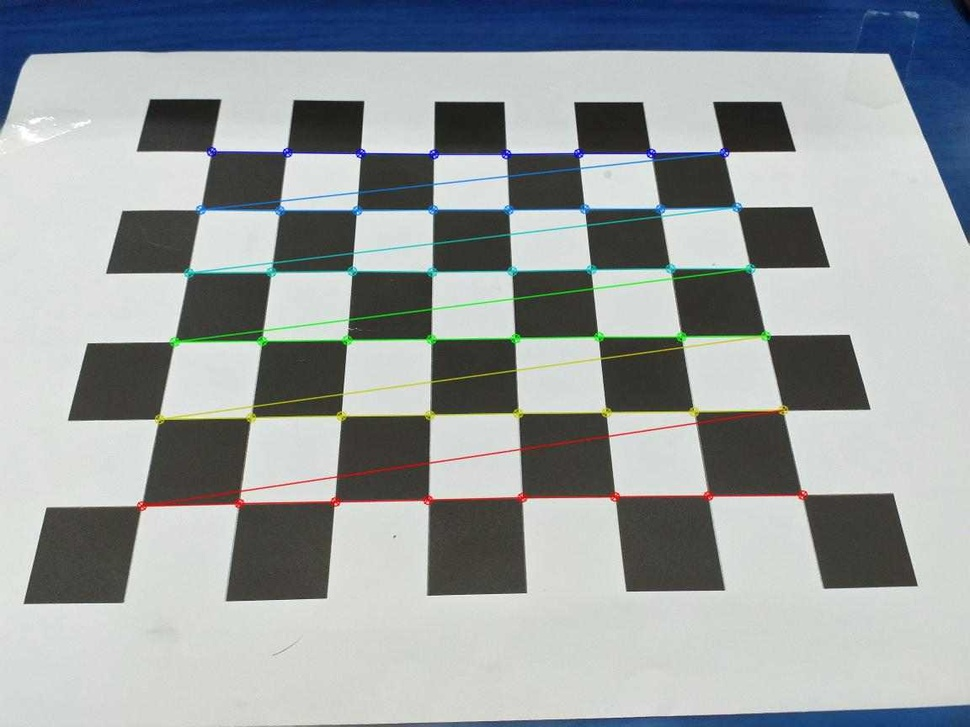
#> input picture Calibration/1.jpg, 970 x 727 px, shrunk from 1152 x 864 before the run, found by its file name
$ python Hough.py
#> lines starting #> are read from the running program, lines starting #| are printed output that depends on the picture; after the words box and inside, x2 and y2 are one past the last pixel; in counts of white or black regions, pixels touching at a corner belong together
### Detector/HarrisCorner.py
from scipy.ndimage import filters
import numpy as np
from PIL import Image
import matplotlib
import pylab

def compute_harris_response(im,sigma=3):
    imx=np.zeros(im.shape)
    filters.gaussian_filter(im,(sigma,sigma),(0,1),imx)
    imy=np.zeros(im.shape)
    filters.gaussian_filter(im,(sigma,sigma),(1,0),imy)

    Wxx=filters.gaussian_filter(imx*imx,sigma)
    Wxy=filters.gaussian_filter(imx*imy,sigma)
    Wyy=filters.gaussian_filter(imy*imy,sigma)

    Wdet=Wxx*Wyy-Wxy**2
    Wtr=Wxx+Wyy

    return Wdet/Wtr

def get_harris_points(harrisim,min_dist=10,threshold=0.1):
    corner_threshold=harrisim.max()*threshold
    harrisim_t=(harrisim>corner_threshold)*1

    coords=np.array(harrisim_t.nonzero()).T

    candidate_values=[harrisim[c[0],c[1]] for c in coords]
    index=np.argsort(candidate_values)

    allowed_locations=np.zeros(harrisim.shape)
    allowed_locations[min_dist:-min_dist,min_dist:-min_dist]=1

    filtered_coords=[]
    for i in index:
        if allowed_locations[coords[i,0],coords[i,1]]==1:
            filtered_coords.append(coords[i])
            allowed_locations[(coords[i,0]-min_dist):(coords[i,0]+min_dist),(coords[i,1]-min_dist):(coords[i,1]+min_dist)]
    return filtered_coords

# [15 lines left out: function plot_harris_points, not called in this run]

def harris_points(image,filtered_coords):
    point=([p[1] for p in filtered_coords],[p[0] for p in filtered_coords])
    return point

# [5 lines that do not run on import are left out]

### FittingGrouping/Hough/Hough.py
from PIL import Image
import numpy as np
import skimage.transform as st
import matplotlib.pyplot as plt
import Detector.HarrisCorner as harris

# 构建图片(二值图)
im = np.array(Image.open('1.jpg').convert('L'))
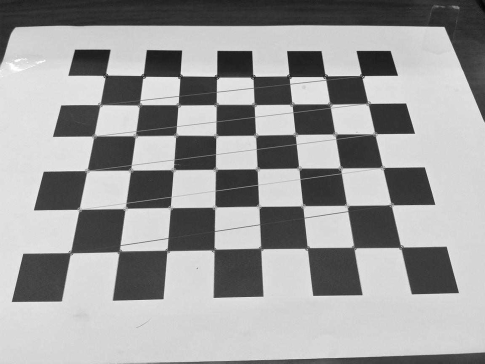
#> im: shape (727, 970) (shown at 1/2 size); min 3, max 255, mean 157.3
harrisim = harris.compute_harris_response(im)
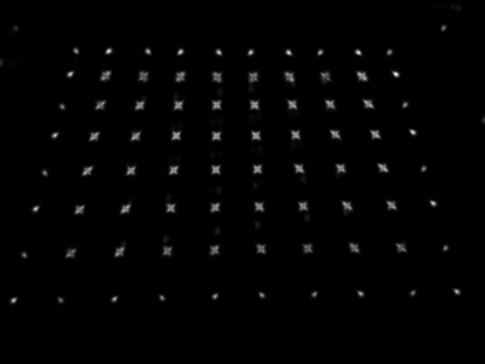
#> harrisim: shape (727, 970) float64 (shown at 1/2 size); min 4.32e-06, max 63.2, mean 0.7; drawn with min black and max white
filtered_coords = harris.get_harris_points(harrisim, 6)
#> in get_harris_points, `corner_threshold=harrisim.max()*threshold`: corner_threshold = 6.32
#> in get_harris_points, `harrisim_t=(harrisim>corner_threshold)*1`:
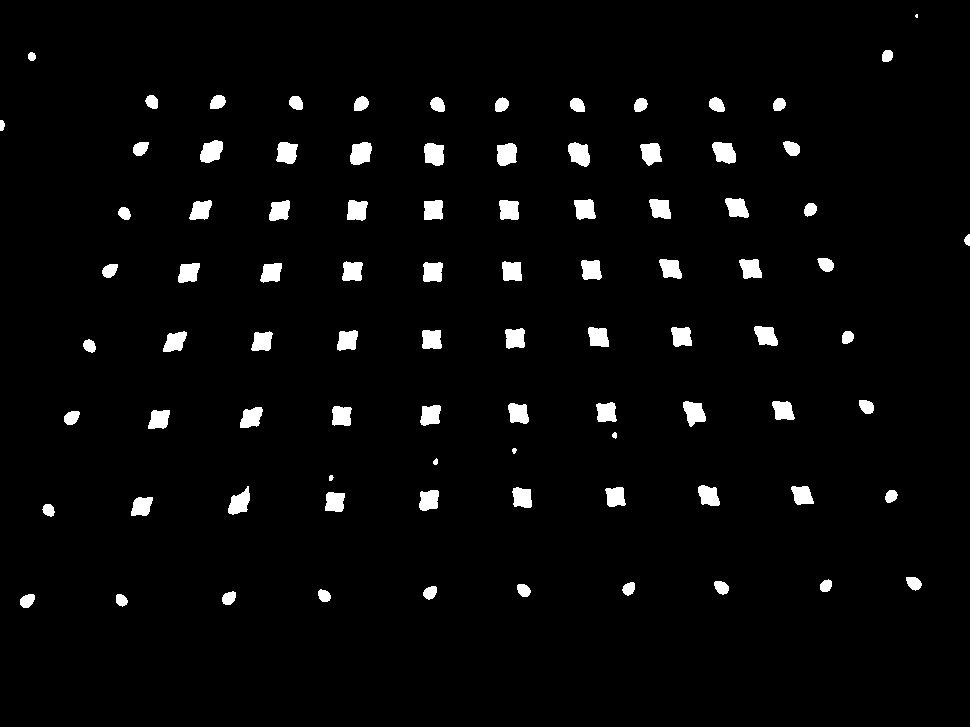
#> harrisim_t: shape (727, 970) int64; values 0 (black) and 1 (white), 3.1% white; 89 white regions (1 under 20 px), largest, box (x1, y1, x2, y2) and area: (350, 142, 372, 165) 402, (568, 142, 590, 167) 402, (712, 142, 736, 164) 402
#> in get_harris_points, `coords=np.array(harrisim_t.nonzero()).T`: coords = 22205 pairs, first value 14 to 607, second value 0 to 969
#> in get_harris_points, `candidate_values=[harrisim[c[0],c[1]] for c in coords]`: candidate_values = 22205 items
#> the loop in get_harris_points, `for i in index:` made 22205 passes
#> i on passes 1 to 3: 2144, 11831, 12092
#> after the loop in get_harris_points, `for i in index:`: filtered_coords = 22106 items
#> filtered_coords = 22106 items

x,y=im.shape
image = np.zeros((x, y))
for i in filtered_coords:
    image[i[0],i[1]]=255
#> this loop made 22106 passes
#> i on passes 1 to 3: [144, 646], [331, 269], [333, 169]

h, theta, d = st.hough_line(image)
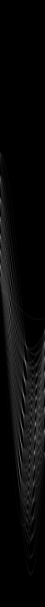
#> h: shape (2427, 180) uint64 (shown at 1/4 size); min 0, max 191, mean 9.1
#> theta = 180 values from -1.57 to 1.55; d = 2427 values from -1213 to 1213

fig, (ax0,ax2) = plt.subplots(1, 2, figsize=(8, 6))
plt.tight_layout()

ax0.imshow(image, plt.cm.gray)
ax0.set_title('Input image')
ax0.set_axis_off()

ax2.imshow(image, plt.cm.gray)
row1, col1 = image.shape
for _, angle, dist in zip(*st.hough_line_peaks(h, theta, d)):
    y0 = (dist - 0 * np.cos(angle)) / np.sin(angle)
    y1 = (dist - col1 * np.cos(angle)) / np.sin(angle)
    ax2.plot((0, col1), (y0, y1), '-r')
#> this loop made 53 passes
#> (angle, dist, y0, y1) on passes 1 to 8: (-1.57, -147, 147, 147), (0.89, 483, 621.5, -164), (-0.908, 103, -130.7, 627.1), (1.55, 273, 273, 256.1), (1.55, 417, 417.1, 400.1), (0.838, 597, 803.3, -70.05), (1.55, 513, 513.1, 496.1), (-1.57, -214, 214, 214)
ax2.axis((0, col1, row1, 0))
ax2.set_title('Detected lines')
ax2.set_axis_off()
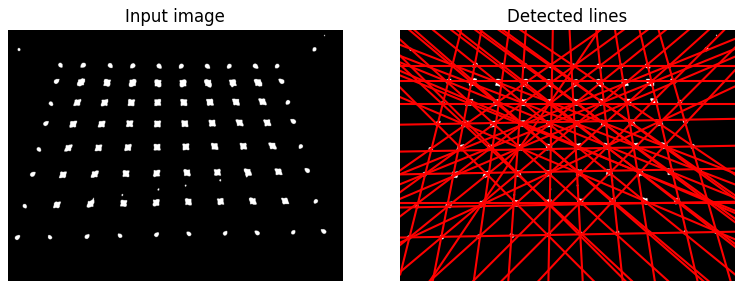
#> figure drawn by matplotlib, 2 panels

$ run again, with Calibration/_2.jpg copied over Calibration/1.jpg
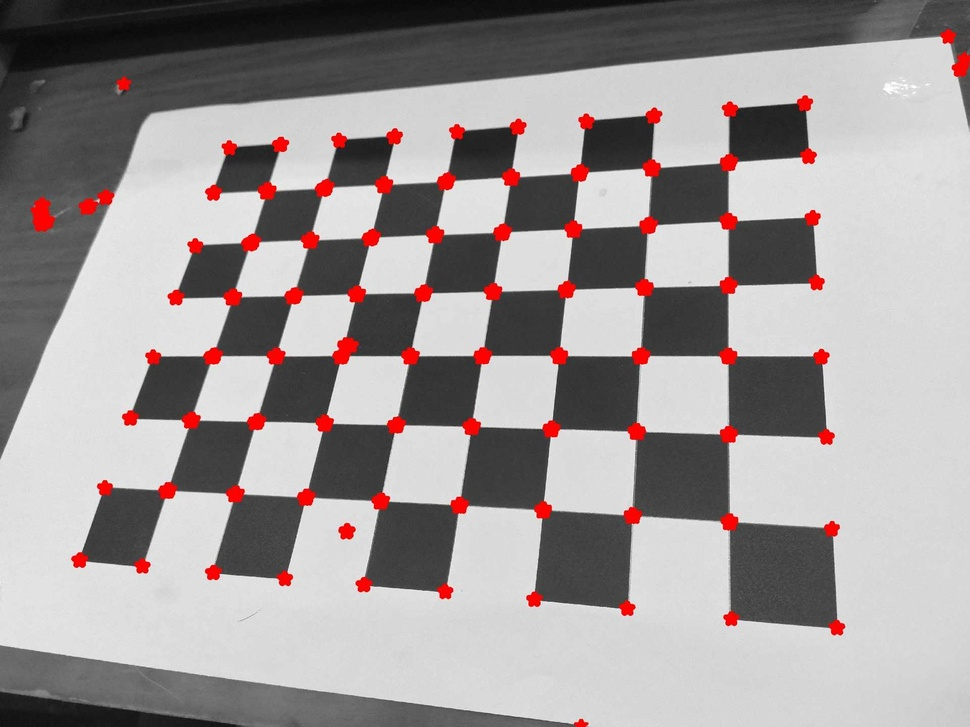
#> input picture Calibration/_2.jpg, 970 x 727 px, shrunk from 1920 x 1440 before the run, found by its file name
#> corner_threshold = 3.9
#> in get_harris_points, `harrisim_t=(harrisim>corner_threshold)*1`:
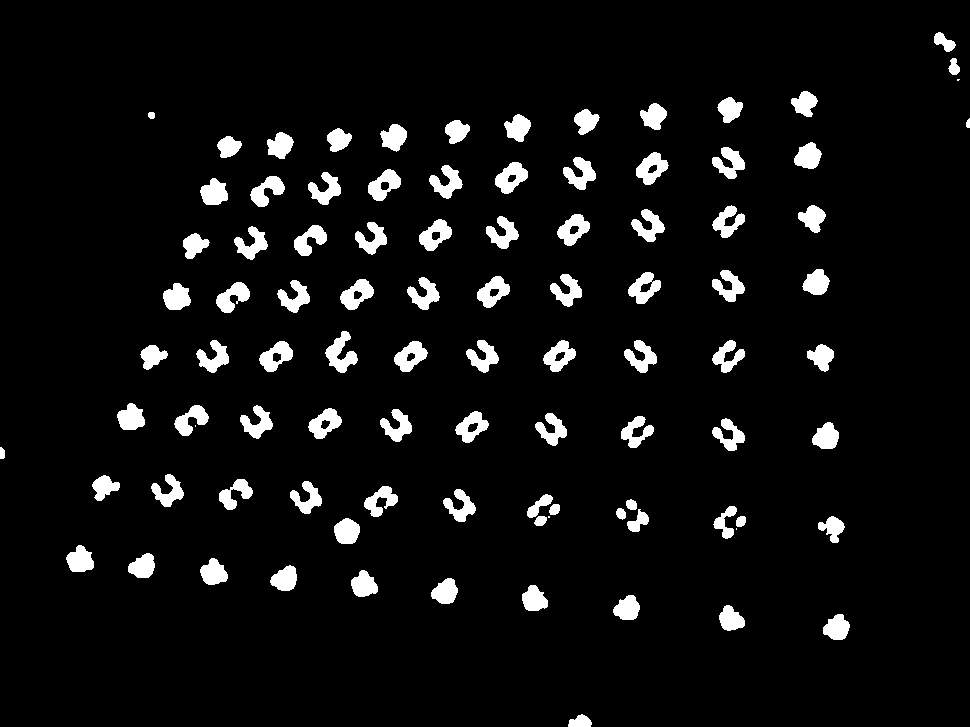
#> harrisim_t: shape (727, 970) int64; values 0 (black) and 1 (white), 6.1% white; 96 white regions (4 under 20 px), largest, box (x1, y1, x2, y2) and area: (325, 331, 358, 373) 674, (495, 162, 528, 194) 613, (636, 152, 669, 185) 608
#> coords = 43002 pairs, first value 32 to 726, second value 0 to 969
#> candidate_values = 43002 items
#> the loop in get_harris_points, `for i in index:` made 43002 passes
#> i on passes 1 to 3: 10854, 32345, 7713
#> after the loop in get_harris_points, `for i in index:`: filtered_coords = 42779 items
#> the loop `for i in filtered_coords:` made 42779 passes
#> i on passes 1 to 3: [213, 805], [446, 724], [178, 595]
#> theta = 180 values from -1.57 to 1.55; d = 2427 values from -1213 to 1213
#> the loop `for _, angle, dist in zip(*st.hough_line_peaks(h, theta, d)):` made 64 passes
#> (angle, dist, y0, y1) on passes 1 to 8: (-1.48, -552, 554.1, 639), (1.55, 304, 304, 287.1), (1.5, 159, 159.4, 91.56), (1.52, 201, 201.3, 150.4), (0.89, 624, 802.9, 17.45), (-1.54, -415, 415.3, 449.1), (-0.785, 86, -121.6, 848.4), (0.908, 529, 671.3, -86.54)
#> `ax2.set_axis_off()`:
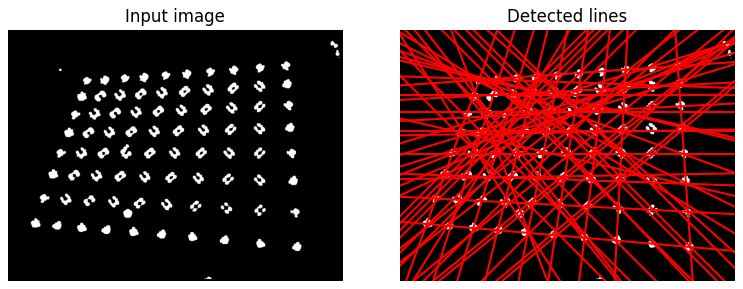
#> figure drawn by matplotlib, 2 panels

$ run again, with Calibration/_3.jpg copied over Calibration/1.jpg
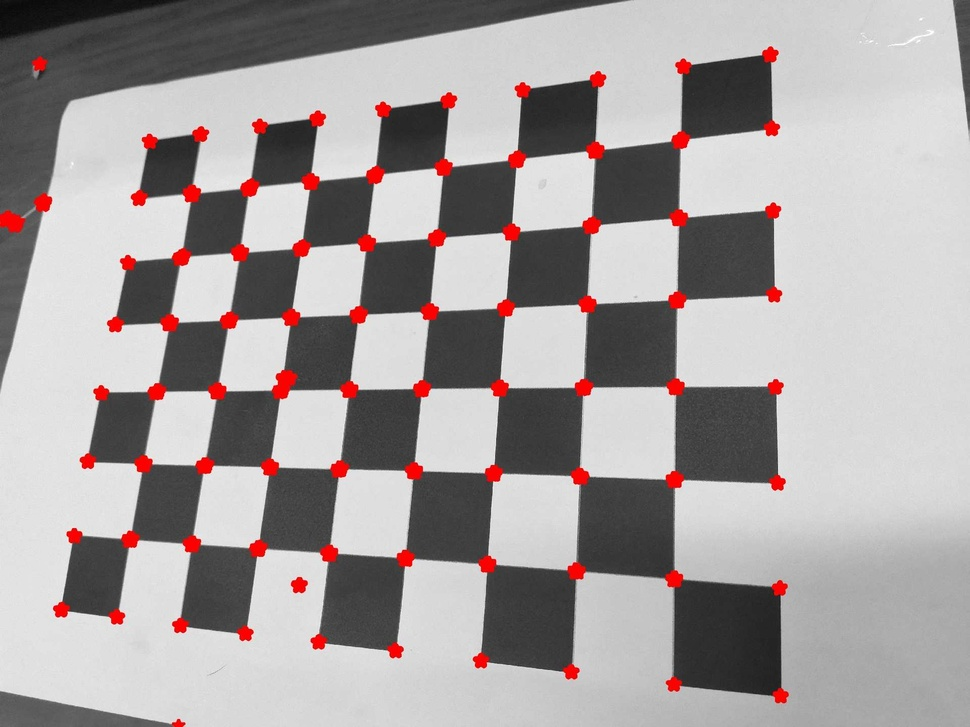
#> input picture Calibration/_3.jpg, 970 x 727 px, shrunk from 1920 x 1440 before the run, found by its file name
#> corner_threshold = 4.03
#> in get_harris_points, `harrisim_t=(harrisim>corner_threshold)*1`:
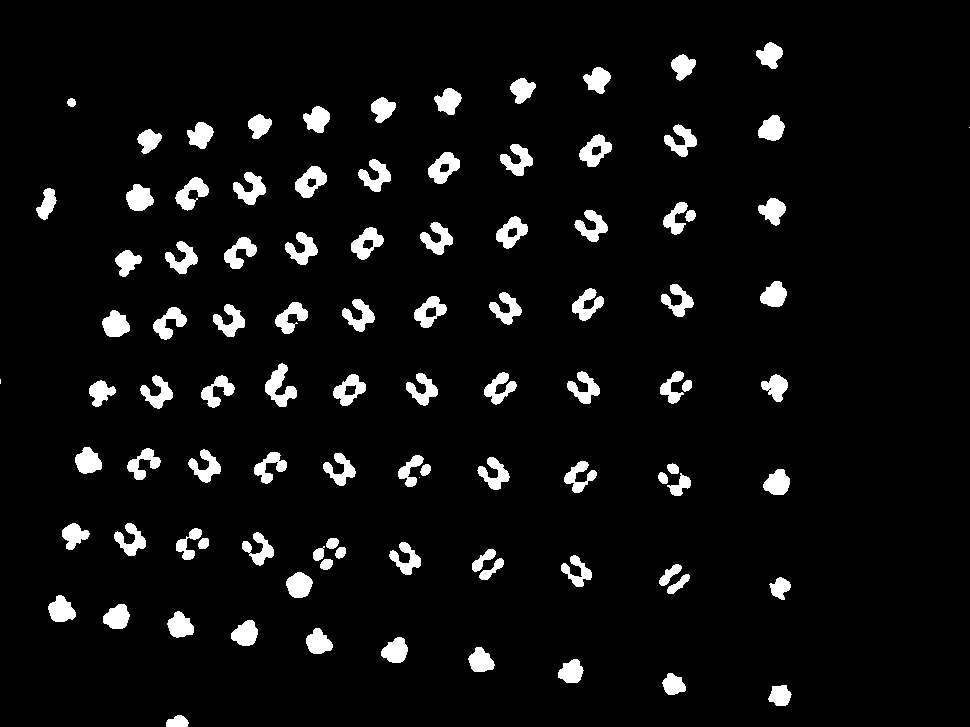
#> harrisim_t: shape (727, 970) int64; values 0 (black) and 1 (white), 5.8% white; 98 white regions (3 under 20 px), largest, box (x1, y1, x2, y2) and area: (265, 363, 297, 407) 675, (295, 166, 327, 198) 580, (579, 134, 612, 167) 579
#> coords = 40709 pairs, first value 42 to 726, second value 0 to 969
#> candidate_values = 40709 items
#> the loop in get_harris_points, `for i in index:` made 40709 passes
#> i on passes 1 to 3: 30636, 6245, 19766
#> after the loop in get_harris_points, `for i in index:`: filtered_coords = 40570 items
#> the loop `for i in filtered_coords:` made 40570 passes
#> i on passes 1 to 3: [488, 500], [158, 532], [323, 295]
#> theta = 180 values from -1.57 to 1.55; d = 2427 values from -1213 to 1213
#> the loop `for _, angle, dist in zip(*st.hough_line_peaks(h, theta, d)):` made 52 passes
#> (angle, dist, y0, y1) on passes 1 to 8: (0.785, 518, 732.6, -237.4), (-0.785, 132, -186.7, 783.3), (0.785, 482, 681.7, -288.3), (0.785, 436, 616.6, -353.4), (0.785, 426, 602.5, -367.5), (1.43, 159, 160.6, 24.24), (-1.45, -599, 603.5, 722.6), (0.785, 631, 892.4, -77.63)
#> `ax2.set_axis_off()`:
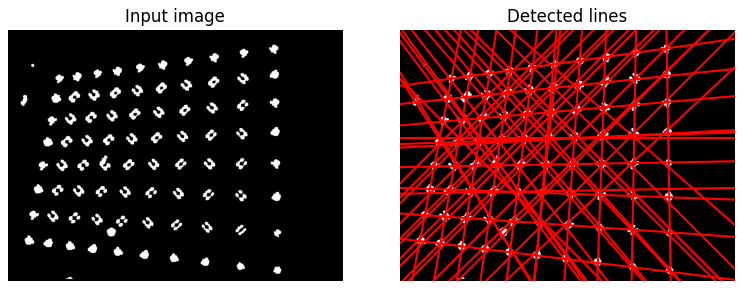
#> figure drawn by matplotlib, 2 panels
